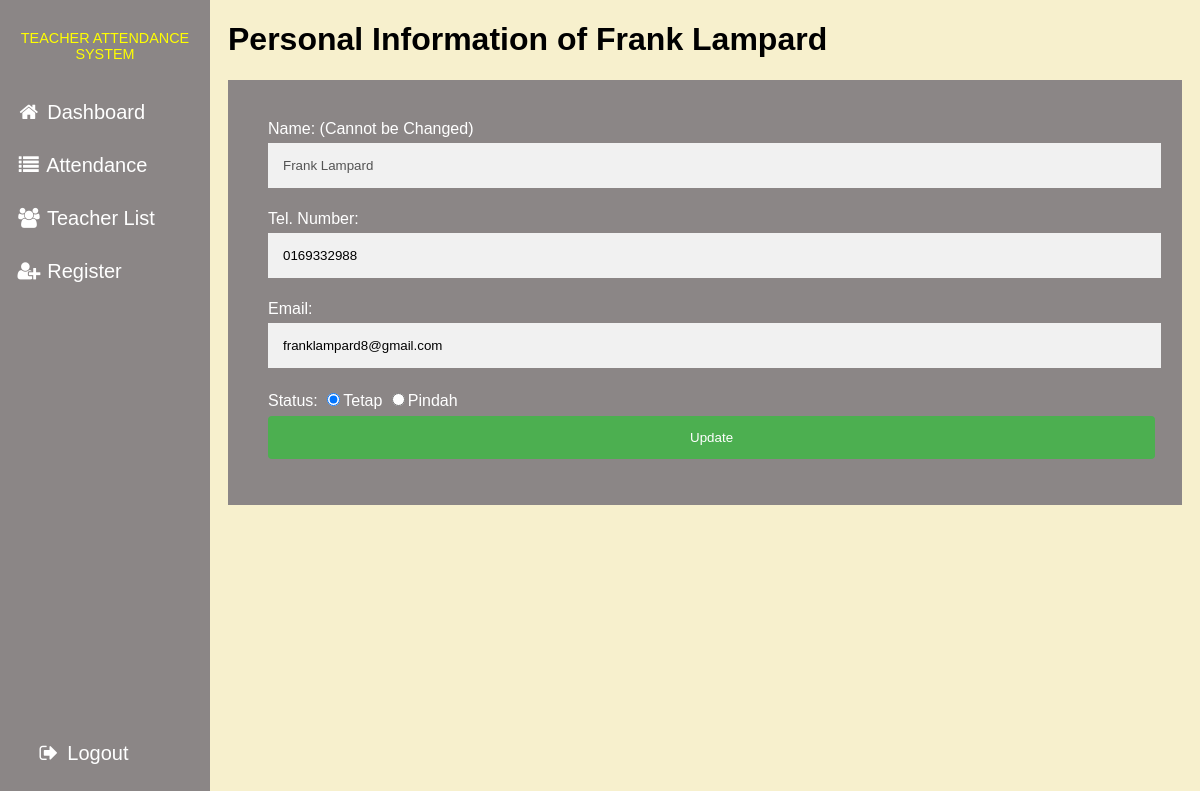
The page /admin/listEdit.php?edit=48 (signed in) on the database its author committed.
### tables this page shows
CREATE TABLE `teacher` (
  `teacherID` int(11) NOT NULL,
  `teacherName` varchar(99) NOT NULL,
  `teacherTelNo` varchar(99) NOT NULL,
  `teacherEmail` varchar(99) NOT NULL,
  `teacherStatus` varchar(99) NOT NULL
);

### admin/listEdit.php (the view, shortened to what this page needs)
<?php
	include("edit_data.php");
    if (isset($_GET['edit'])) {
		$id = $_GET['edit'];
		$records = mysqli_query($con, "SELECT * FROM teacher WHERE teacherID=$id");
		while($data = mysqli_fetch_array($records))
		{
			$name=$data['teacherName'];
			$telno=$data['teacherTelNo'];
			$email=$data['teacherEmail'];
			$status=$data['teacherStatus'];
		}
	}
?>
<!DOCTYPE html>
<html>
	<head>
		<link rel="stylesheet" href="https://cdnjs.cloudflare.com/ajax/libs/font-awesome/4.7.0/css/font-awesome.min.css">
		<link rel="stylesheet" href="adminstyle.css">
	</head>
	<body>
		<div class="sidebar">
			<p class="sidetitle">TEACHER ATTENDANCE SYSTEM</p>
			<br>
			<a href="admin.php"><i class="fa fa-fw fa-home"></i> Dashboard</a>
			<br>
			<a href="attendancerecord.php"><i class="fa fa-fw fa-list"></i> Attendance</a>
			<br>
			<a href="list.php"><i class="fa fa-fw fa-users"></i> Teacher List</a>
			<br>
			<a href="register.php"><i class="fa fa-fw fa-user-plus"></i> Register</a>
			<br>
			<div class="bottomleft">
				<a href="logout.php"><i class="fa fa-fw fa-sign-out"></i> Logout</a>
			</div>
		</div>
		<div class="main">
			<h1>Personal Information of <?php echo $name; ?> </h1>
			<div class='container'>
				<form method="POST" enctype="multipart/form-data">
				Name: (Cannot be Changed)<input type="text" name="name" value="<?php echo $name; ?>" disabled>
				Tel. Number: <input type="text" name="telno" value="<?php echo $telno; ?>">
				Email: <input type="email" name="email" value="<?php echo $email; ?>">
				Status:
				<input type="radio" name="status" <?php if (isset($status) && $status=="Tetap") echo "checked";?> value="Tetap">Tetap
  				<input type="radio" name="status" <?php if (isset($status) && $status=="Pindah") echo "checked";?> value="Pindah">Pindah
				<button type="submit" class="registerbtn" name="update">Update</button>
				</form>
			</div>
		</div>
		<br>
	</body>
</html>

### admin/adminstyle.css (style rules this page uses)
body, html { height: 99%; font-family: Arial, Helvetica, sans-serif; background-color:rgb(247, 240, 205) }
.sidebar { height: 99%; width: 210px; position: fixed; z-index: 1; top: 0; left: 0; background-color: rgb(139, 134, 134); overflow-x: hidden; padding-top: 16px; }
.sidebar a { padding: 6px 8px 6px 16px; text-decoration: none; font-size: 20px; color: #ffffff; display: block; }
.main { margin-left: 210px; padding: 0px 10px; }
.bottomleft { position: absolute; bottom: 50px; left: 20px; font-size: 20px; }
.container { padding: 40px; background-color: rgb(139, 134, 134); color: #ffffff; }
input[type=text], input[type=password], input[type=disabled], input[type=email], textarea { width: 98.7%; padding: 15px; margin: 5px 0 22px 0; display: inline-block; border: none; background: #f1f1f1; }
div { padding: 10px 0; }
.registerbtn { align-items: center; width: 101.5%; background-color: #4CAF50; color: white; padding: 14px 20px; margin: 6px 0; border: none; border-radius: 4px; cursor: pointer; }
.sidetitle { font-size: 90%; text-align:center; color:yellow; }

### rows shown on the page
teacher: teacherName "Frank Lampard", name "Frank Lampard", telno "0169332988", email "franklampard8@gmail.com", teacherStatus "☑"
